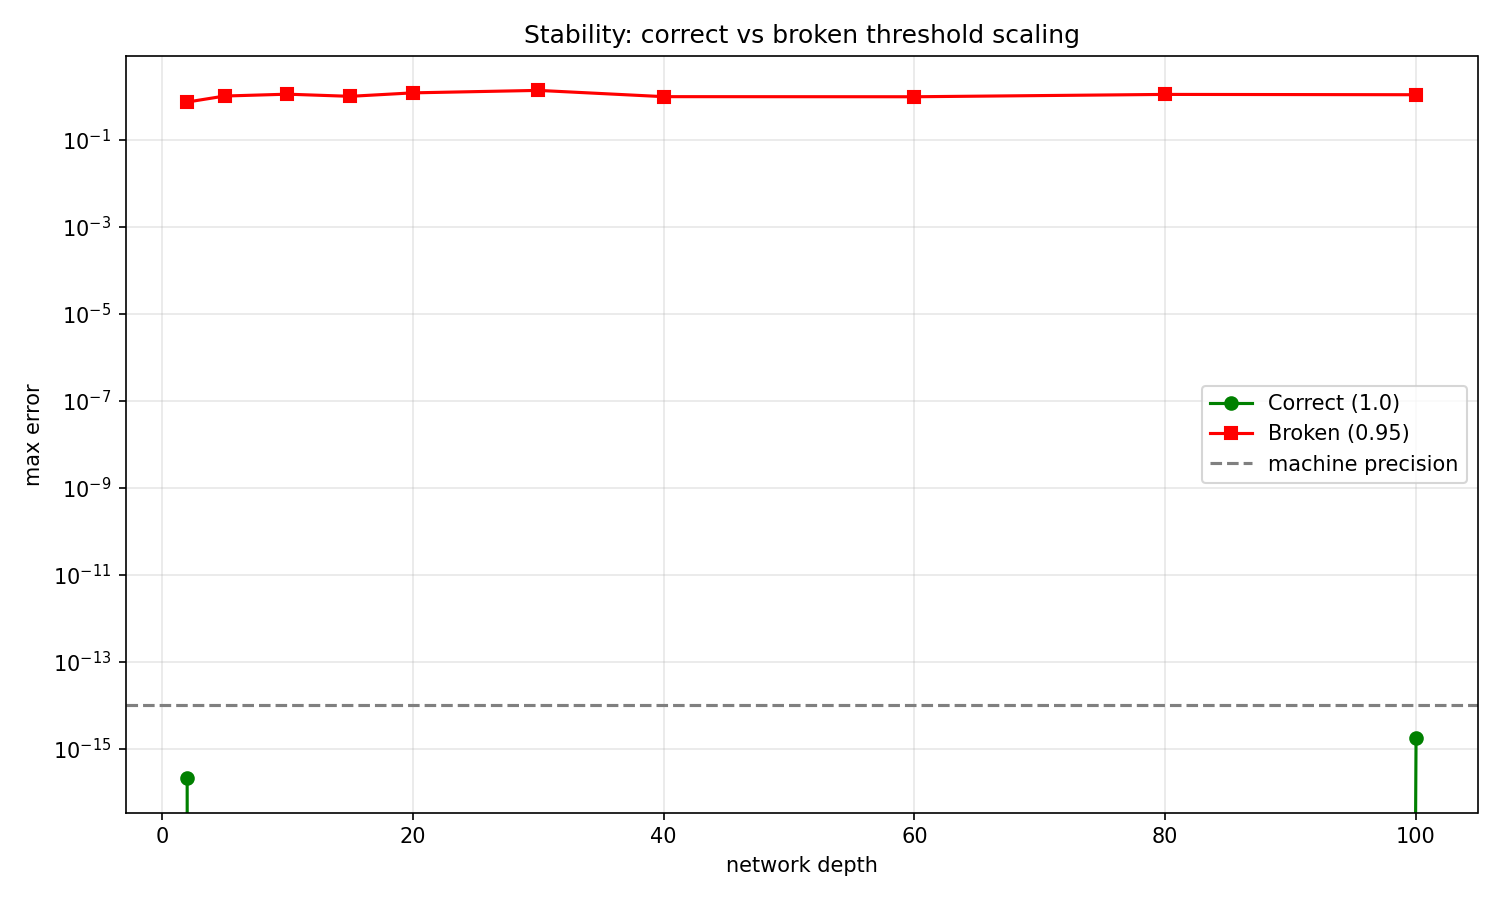

Here is the Python script that generated this plot:

import numpy as np
import matplotlib.pyplot as plt

# same functions as before
def relu(x):
    return (x > 0) * x

def spiking_simulator(t0, J, alpha, V):
    return (V + t0 @ J) / (alpha + J.sum(0))

# modified this to test what happens with wrong parameters
def simple_mapping(X, W, b=None, t_max=15.0, threshold_scale=1.0):
    if b is None:
        b = np.zeros(W.shape[1])
    
    t_in = 1 - X
    J = W
    
    # normally this should be exact, but adding threshold_scale to see what breakes (to test what happen when parameters are slightly wrong)
    V = threshold_scale * (t_max - b - J.sum(0))
    alpha = 1. - J.sum(0)
    
    return alpha, J, V, t_max, t_in

def test_depth(n_layers, threshold_scale=1.0):
    np.random.seed(42)
    X = np.array([[0.8, 0.6, 0.4, 0.2]])
    
    # all layers 4 to 4
    weights = []
    for _ in range(n_layers):
        weights.append(np.random.randn(4, 4) * 0.2)
    
    # relu reference
    h = X
    for W in weights:
        h = relu(h @ W)
    y_relu = h
    
    # snn with chosen threshold_scale
    h = X
    for W in weights:
        alpha, J, V, tmax, t_in = simple_mapping(h, W, threshold_scale=threshold_scale)
        t_out = spiking_simulator(t_in, J, alpha, V)   # output spike time
        t_out = np.minimum(t_out, tmax)
        h = tmax - t_out
    y_snn = h
    
    return np.max(np.abs(y_relu - y_snn))

depths = [2, 5, 10, 15, 20, 30, 40, 60, 80, 100]

errors_correct = []
errors_broken = []

print("Correct threshold scaling (1.0):")
for d in depths:
    e = test_depth(d, threshold_scale=1.0)
    errors_correct.append(e)
    print(f" {d:3d} layers: {e:.2e}")

print("\nBroken threshold scaling (0.95):")
for d in depths:
    e = test_depth(d, threshold_scale=0.95)
    errors_broken.append(e)
    print(f" {d:3d} layers: {e:.2e}")

# plot
plt.figure(figsize=(10, 6))
plt.semilogy(depths, errors_correct, 'o-', label='Correct (1.0)', color='green')
plt.semilogy(depths, errors_broken, 's-', label='Broken (0.95)', color='red')
plt.axhline(1e-14, linestyle='--', color='gray', label='machine precision')

plt.xlabel("network depth")
plt.ylabel("max error")
plt.title("Stability: correct vs broken threshold scaling")
plt.grid(alpha=0.3)
plt.legend()
plt.tight_layout()
plt.savefig("stability_analysis.png", dpi=150)
plt.show() 
print("\nsaved as stability_analysis.png")

# quick summary
print("\nSo with correct scaling, error stays tiny even at 100 layers")
print("but with 5% error in threshold, it starts breaking around depth 20-30")
print("makes sense - small errors compound through the layers")